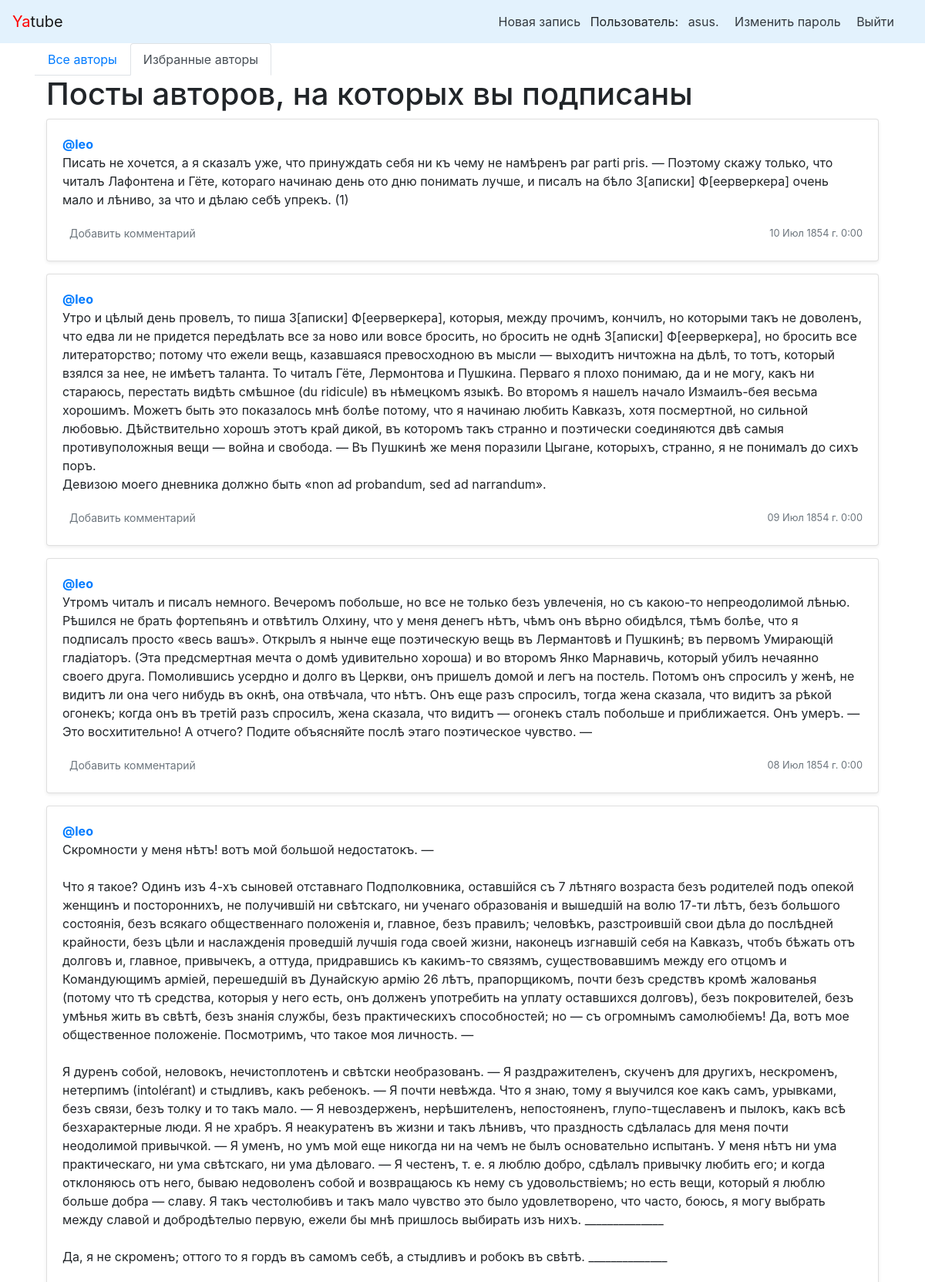
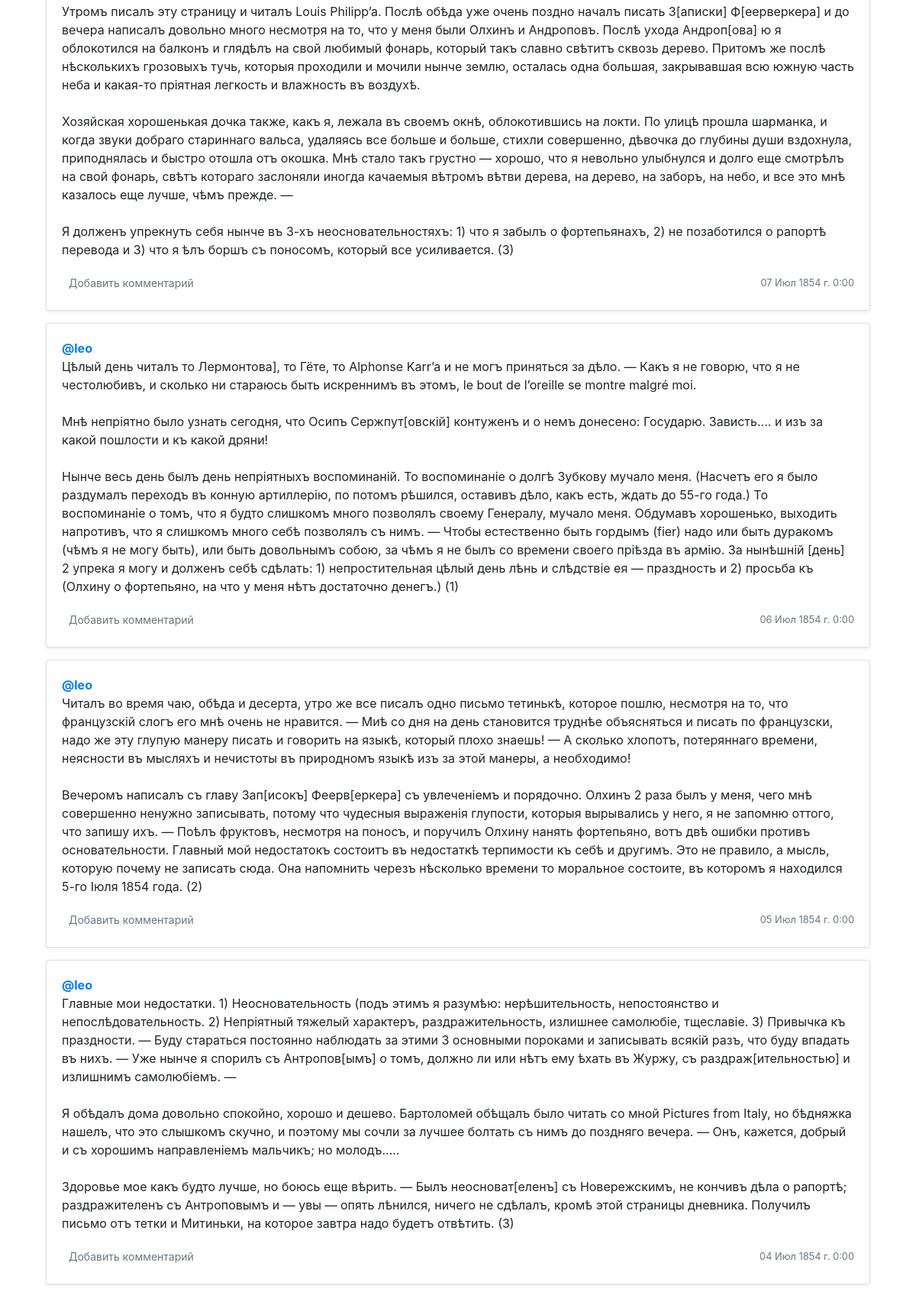
Screenshot of /follow/?page=3 (signed in, upper part) with the database file from the repository (2 pictures, top to bottom).
### posts/models.py (models this page shows, shortened)
class Post(models.Model):
    objects = None
    text = models.TextField(verbose_name='Текст')
    pub_date = models.DateTimeField("date published", auto_now_add=True)
    author = models.ForeignKey(
        User,
        on_delete=models.CASCADE,
        related_name="posts",
        verbose_name='Автор'
    )
    group = models.ForeignKey(
        'Group',
        on_delete=models.CASCADE,
        related_name="posts", blank=True,
        null=True,
        verbose_name='Группа'
    )
    image = models.ImageField(
        upload_to='posts/%Y/%m/%d/',
        blank=True,
        null=True,
        verbose_name='Изображение'
    )
    class Meta:
        ordering = ['-pub_date']
        verbose_name = 'Пост'
        verbose_name_plural = 'Посты'

### posts/views.py (the view)
# urls.py: path("follow/", views.follow_index, name="follow_index"),
@login_required
def follow_index(request):
    post_list = Post.objects.order_by('-pub_date').filter(author__following__user=request.user)
    paginator = Paginator(post_list, 10)  # показывать по 10 записей на странице.
    page_number = request.GET.get('page')  # переменная в URL с номером запрошенной страницы
    page = paginator.get_page(page_number)  # получить записи с нужным смещением
    return render(request, 'follow.html', {
        'page': page, 'paginator': paginator}
    )

### posts/context_processors.py (called while the page is built)
def year(request):
    years = datetime.now().year
    return {'year': years}

### templates/follow.html (shortened to what this page needs)
{% extends "base.html" %}
{% block content %}
    <div class="container">
        {% include "menu.html" with index=True %}
        <h1>Посты авторов, на которых вы подписаны</h1>
        {% for post in page %}
            {% include "post_item.html" with post=post %}
        {% endfor %}
    </div>
{% endblock %}

### templates/nav.html
<nav class="navbar navbar-light" style="background-color: #e3f2fd;">
    <a class="navbar-brand" href="/"><span style="color:red">Ya</span>tube</a>
    <nav class="my-2 my-md-0 mr-md-3">
        {% if user.is_authenticated %}
            <a class="p-2 text-dark" href="{% url 'new_post' %}">Новая запись</a>
            Пользователь: <a class="p-2 text-dark" href="{% url 'profile' user.username %}">{{ user.username }}.</a>
            <a class="p-2 text-dark" href="{% url 'password_change' %}">Изменить пароль</a>
            <a class="p-2 text-dark" href="{% url 'logout' %}">Выйти</a>
        {% else %}
            <a class="p-2 text-dark" href="{% url 'login' %}">Войти</a> |
            <a class="p-2 text-dark" href="{% url 'signup' %}">Регистрация</a>
        {% endif %}
    </nav>
</nav>

### templates/post_item.html (shortened to what this page needs)
<div class="card mb-3 mt-1 shadow-sm">
    {% load thumbnail %}
    <div class="card-body">
        <p class="card-text">
            <a name="post_{{ post.id }}" href="{% url 'profile' post.author.username %}">
                <strong class="d-block text-gray-dark">@{{ post.author }}</strong>
            </a>
            {{ post.text|linebreaksbr }}
        </p>
        <div class="d-flex justify-content-between align-items-center">
            <div class="btn-group ">
                <a class="btn btn-sm text-muted" href="{% url 'post' post.author.username post.id %}" role="button">
                    {% if post.comments.exists %}
                        {{ post.comments.count }} комментариев
                    {% else%}
                        Добавить комментарий
                    {% endif %}
                </a>
            </div>
            <small class="text-muted">{{ post.pub_date|date:"d M Y г. G:i" }}</small>
        </div>
    </div>
</div>

### rows the page displays
Post: author "leo", text "Писать не хочется, а я сказалъ уже, что принуждать себя ни къ чему не намѣренъ par parti pris. — Поэтому скажу только, что читалъ Лафонтена и Гёте, котораго начинаю день ото дню понимать лучше, и писалъ на бѣло З[аписки] Ф[еерверкера] очень мало и лѣниво, за что и дѣлаю себѣ упрекъ. (1)", shows "Добавить комментарий", pub_date "10 Июл 1854 г. 0:00"
Post: author "leo", text "Утро и цѣлый день провелъ, то пиша З[аписки] Ф[еерверкера], которыя, между прочимъ, кончилъ, но которыми такъ не доволенъ, что едва ли не придется передѣлать все за ново или вовсе бросить, но бросить не однѣ З[аписки] Ф[еерверкера], но бросить все литераторство; потому что ежели вещь, казавшаяся превосходною въ мысли — выходитъ ничтожна на дѣлѣ, то тотъ, который взялся за нее, не имѣетъ таланта. То читалъ Гёте, Лермонтова и Пушкина. Перваго я плохо понимаю, да и не могу, какъ ни стараюсь, перестать видѣть смѣшное (du ridicule) въ нѣмецкомъ языкѣ. Во второмъ я нашелъ начало Измаилъ-бея весьма хорошимъ. Можетъ быть это показалось мнѣ болѣе потому, что я начинаю любить Кавказъ, хотя…", shows "Добавить комментарий", pub_date "09 Июл 1854 г. 0:00"
Post: author "leo", text "Утромъ читалъ и писалъ немного. Вечеромъ побольше, но все не только безъ увлеченія, но съ какою-то непреодолимой лѣнью. Рѣшился не брать фортепьянъ и отвѣтилъ Олхину, что у меня денегъ нѣтъ, чѣмъ онъ вѣрно обидѣлся, тѣмъ болѣе, что я подписалъ просто «весь вашъ». Открылъ я нынче еще поэтическую вещь въ Лермантовѣ и Пушкинѣ; въ первомъ Умирающій гладіаторъ. (Эта предсмертная мечта о домѣ удивительно хороша) и во второмъ Янко Марнавичь, который убилъ нечаянно своего друга. Помолившись усердно и долго въ Церкви, онъ пришелъ домой и легъ на постель. Потомъ онъ спросилъ у женѣ, не видитъ ли она чего нибудь въ окнѣ, она отвѣчала, что нѣтъ. Онъ еще разъ спросилъ, тогда жена сказала, что видитъ за…", shows "Добавить комментарий", pub_date "08 Июл 1854 г. 0:00"
Post: author "leo", text "Скромности у меня нѣтъ! вотъ мой большой недостатокъ. — Что я такое? Одинъ изъ 4-хъ сыновей отставнаго Подполковника, оставшійся съ 7 лѣтняго возраста безъ родителей подъ опекой женщинъ и постороннихъ, не получившій ни свѣтскаго, ни ученаго образованія и вышедшій на волю 17-ти лѣтъ, безъ большого состоянія, безъ всякаго общественнаго положенія и, главное, безъ правилъ; человѣкъ, разстроившій свои дѣла до послѣдней крайности, безъ цѣли и наслажденія проведшій лучшія года своей жизни, наконецъ изгнавшій себя на Кавказъ, чтобъ бѣжать отъ долговъ и, главное, привычекъ, а оттуда, придравшись къ какимъ-то связямъ, существовавшимъ между его отцомъ и Командующимъ арміей, перешедшій въ Дунайскую…", shows "Добавить комментарий", pub_date "07 Июл 1854 г. 0:00"
Post: author "leo", text "Цѣлый день читалъ то Лермонтова], то Гёте, то Alphonse Karr’a и не могъ приняться за дѣло. — Какъ я не говорю, что я не честолюбивъ, и сколько ни стараюсь быть искреннимъ въ этомъ, le bout de l’oreille se montre malgré moi. Мнѣ непріятно было узнать сегодня, что Осипъ Сержпут[овскій] контуженъ и о немъ донесено: Государю. Зависть.... и изъ за какой пошлости и къ какой дряни! Нынче весь день былъ день непріятныхъ воспоминаній. То воспоминаніе о долгѣ Зубкову мучало меня. (Насчетъ его я было раздумалъ переходъ въ конную артиллерію, по потомъ рѣшился, оставивъ дѣло, какъ есть, ждать до 55-го года.) То воспоминаніе о томъ, что я будто слишкомъ много позволялъ своему Генералу, мучало меня.…", shows "Добавить комментарий", pub_date "06 Июл 1854 г. 0:00"
Post: author "leo", text "Читалъ во время чаю, обѣда и десерта, утро же все писалъ одно письмо тетинькѣ, которое пошлю, несмотря на то, что французскій слогъ его мнѣ очень не нравится. — Миѣ со дня на день становится труднѣе объясняться и писать по французски, надо же эту глупую манеру писать и говорить на языкѣ, который плохо знаешь! — А сколько хлопотъ, потеряннаго времени, неясности въ мысляхъ и нечистоты въ природномъ языкѣ изъ за этой манеры, а необходимо! Вечеромъ написалъ съ главу Зап[исокъ] Феерв[еркера] съ увлеченіемъ и порядочно. Олхинъ 2 раза былъ у меня, чего мнѣ совершенно ненужно записывать, потому что чудесныя выраженія глупости, которыя вырывались у него, я не запомню оттого, что запишу ихъ. — Поѣлъ…", shows "Добавить комментарий", pub_date "05 Июл 1854 г. 0:00"
Post: author "leo", text "Главные мои недостатки. 1) Неосновательность (подъ этимъ я разумѣю: нерѣшительность, непостоянство и непослѣдовательность. 2) Непріятный тяжелый характеръ, раздражительность, излишнее самолюбіе, тщеславіе. 3) Привычка къ праздности. — Буду стараться постоянно наблюдать за этими 3 основными пороками и записывать всякій разъ, что буду впадать въ нихъ. — Уже нынче я спорилъ съ Антропов[ымъ] о томъ, должно ли или нѣтъ ему ѣхать въ Журжу, съ раздраж[ительностью] и излишнимъ самолюбіемъ. — Я обѣдалъ дома довольно спокойно, хорошо и дешево. Бартоломей обѣщалъ было читать со мной Pictures from Italy, но бѣдняжка нашелъ, что это слышкомъ скучно, и поэтому мы сочли за лучшее болтать съ нимъ до…", shows "Добавить комментарий", pub_date "04 Июл 1854 г. 0:00"

### other values shown
{{ user.username }} "asus"
